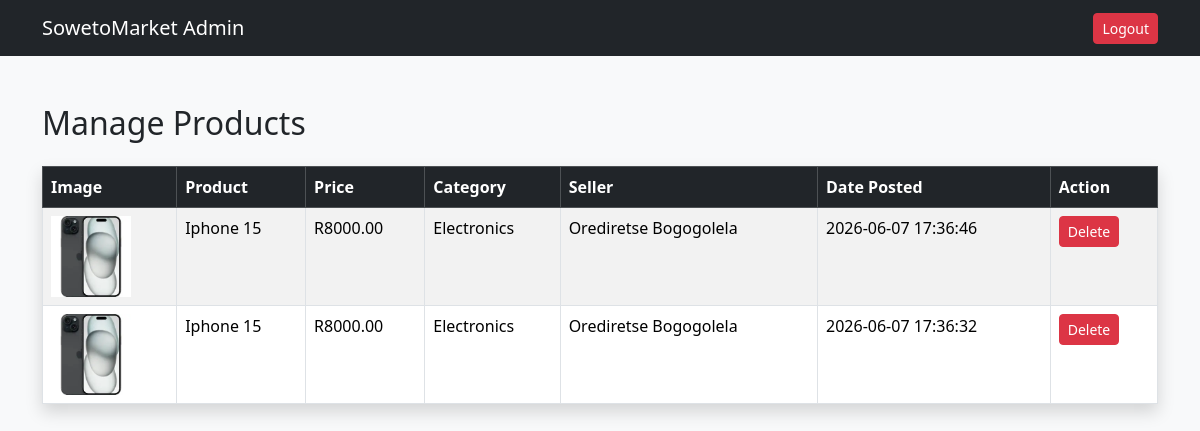
/manage-products.php (signed in), run on the app's committed database.
### tables this page shows
CREATE TABLE `products` (
  `product_id` int(11) NOT NULL,
  `user_id` int(11) NOT NULL,
  `category_id` int(11) DEFAULT NULL,
  `product_name` varchar(100) NOT NULL,
  `description` text DEFAULT NULL,
  `price` decimal(10,2) DEFAULT NULL,
  `image` varchar(255) DEFAULT NULL,
  `created_at` timestamp NOT NULL DEFAULT current_timestamp(),
  `status` varchar(20) DEFAULT 'Available'
);

CREATE TABLE `categories` (
  `category_id` int(11) NOT NULL,
  `category_name` varchar(100) NOT NULL
);

CREATE TABLE `users` (
  `user_id` int(11) NOT NULL,
  `full_name` varchar(100) NOT NULL,
  `email` varchar(100) DEFAULT NULL,
  `phone` varchar(20) DEFAULT NULL,
  `password` varchar(255) NOT NULL,
  `role` enum('admin','seller','buyer') DEFAULT 'buyer',
  `created_at` timestamp NOT NULL DEFAULT current_timestamp()
);

### manage-products.php (the view, shortened to what this page needs)
<?php
include 'includes/db.php';
$sql = "SELECT products.*, users.full_name, categories.category_name
        FROM products
        JOIN users ON products.user_id = users.user_id
        LEFT JOIN categories ON products.category_id = categories.category_id
        ORDER BY products.created_at DESC";
$result = mysqli_query($conn, $sql);
?>
<!DOCTYPE html>
<html>
<head>
    <link href="https://cdn.jsdelivr.net/npm/bootstrap@5.3.3/dist/css/bootstrap.min.css" rel="stylesheet">
</head>
<body class="bg-light">
<nav class="navbar navbar-dark bg-dark">
    <div class="container">
        <a href="admin/admin-dashboard.php" class="navbar-brand">SowetoMarket Admin</a>
        <a href="logout.php" class="btn btn-danger btn-sm">Logout</a>
    </div>
</nav>
<div class="container mt-5">
    <h2 class="mb-4">Manage Products</h2>
    <table class="table table-bordered table-striped shadow">
        <thead class="table-dark">
            <tr>
                <th>Image</th>
                <th>Product</th>
                <th>Price</th>
                <th>Category</th>
                <th>Seller</th>
                <th>Date Posted</th>
                <th>Action</th>
            </tr>
        </thead>
        <tbody>
            <?php while ($row = mysqli_fetch_assoc($result)) { ?>
                <tr>
                    <td>
                        <img src="uploads/<?php echo $row['image']; ?>"
                             width="80">
                    </td>
                    <td>
                        <?php echo $row['product_name']; ?>
                    </td>
                    <td>
                        R<?php echo $row['price']; ?>
                    </td>
                    <td>
                        <?php echo $row['category_name']; ?>
                    </td>
                    <td>
                        <?php echo $row['full_name']; ?>
                    </td>
                    <td>
                        <?php echo $row['created_at']; ?>
                    </td>
                    <td>
                        <a href="delete-admin-product.php?id=<?php echo $row['product_id']; ?>"
                           class="btn btn-danger btn-sm"
                           onclick="return confirm('Are you sure you want to delete this product?');">
                           Delete
                        </a>
                    </td>
                </tr>
            <?php } ?>
        </tbody>
    </table>
</div>
</body>
</html>

### data on the page
products: image (picture), product_name "Iphone 15", price "8000.00", category.category_name "Electronics", user.full_name "Orediretse Bogogolela", created_at "2026-06-07 17:36:46"
products: image (picture), product_name "Iphone 15", price "8000.00", category.category_name "Electronics", user.full_name "Orediretse Bogogolela", created_at "2026-06-07 17:36:32"
